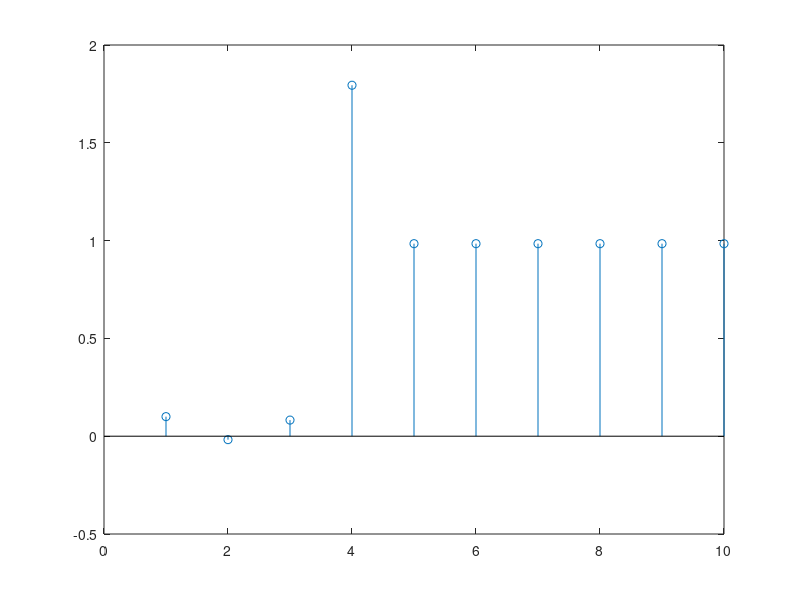

Write MATLAB code to recreate this figure. (Note: this script raises an error after producing the figure.)
clear all;
clc;
n = 1:1:10;
l = [1];
m = [0.1 -0.1176 0.1 1.7119 -0.81];
a = ones(1,10);
b = filter(m,l,a);
stem(n,b);

figure;
fun_x = @(x) cos(0.1*pi*x).*step1(x);
x = fun_x(n);
y = filter(m,l,x);
stem(n,y);

figure;
freqz(b);

figure;
zplane(b);